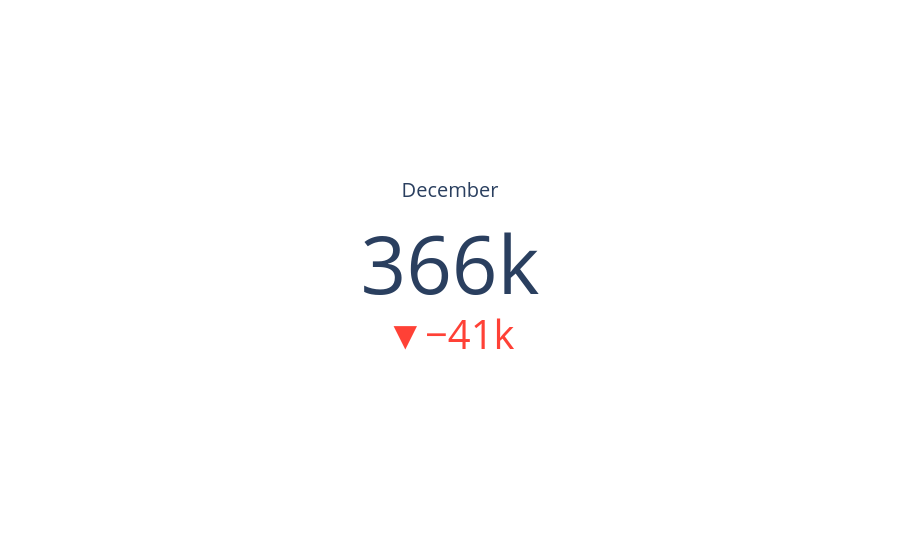

The notebook cell this image was saved under:
### Code cell
#3. `plot_chiffre_affaire_mois(data)`
import plotly.graph_objects as go 
def plot_chiffre_affaire_mois(data, current_month):
    mois_courant = indicateur_du_mois(data, current_month=current_month, freq=False, abbr=False)
    mois_precedent = indicateur_du_mois(data, current_month=current_month-1, freq=False, abbr=False)

    fig = go.Figure()

    fig.add_trace(
        go.Indicator(
            value=mois_courant[1],
            mode="number+delta",
            delta={"reference": mois_precedent[1]},
            title={"text": f"{mois_courant[0]}"}
        )
    )

    fig.update_layout(
        margin=dict(l=10, r=10, t=30, b=10)
    )
    return fig
plot_chiffre_affaire_mois(df, 12)

### Figure 1 — Plotly figure (JSON) as saved in the notebook; plotly's stock layout.template omitted (floating-point values rounded to 4 significant figures)
{"data": [{"delta": {"reference": 406900.0}, "mode": "number+delta", "title": {"text": "December"}, "type": "indicator", "value": 366300.0}], "layout": {"margin": {"b": 10, "l": 10, "r": 10, "t": 30}}}
